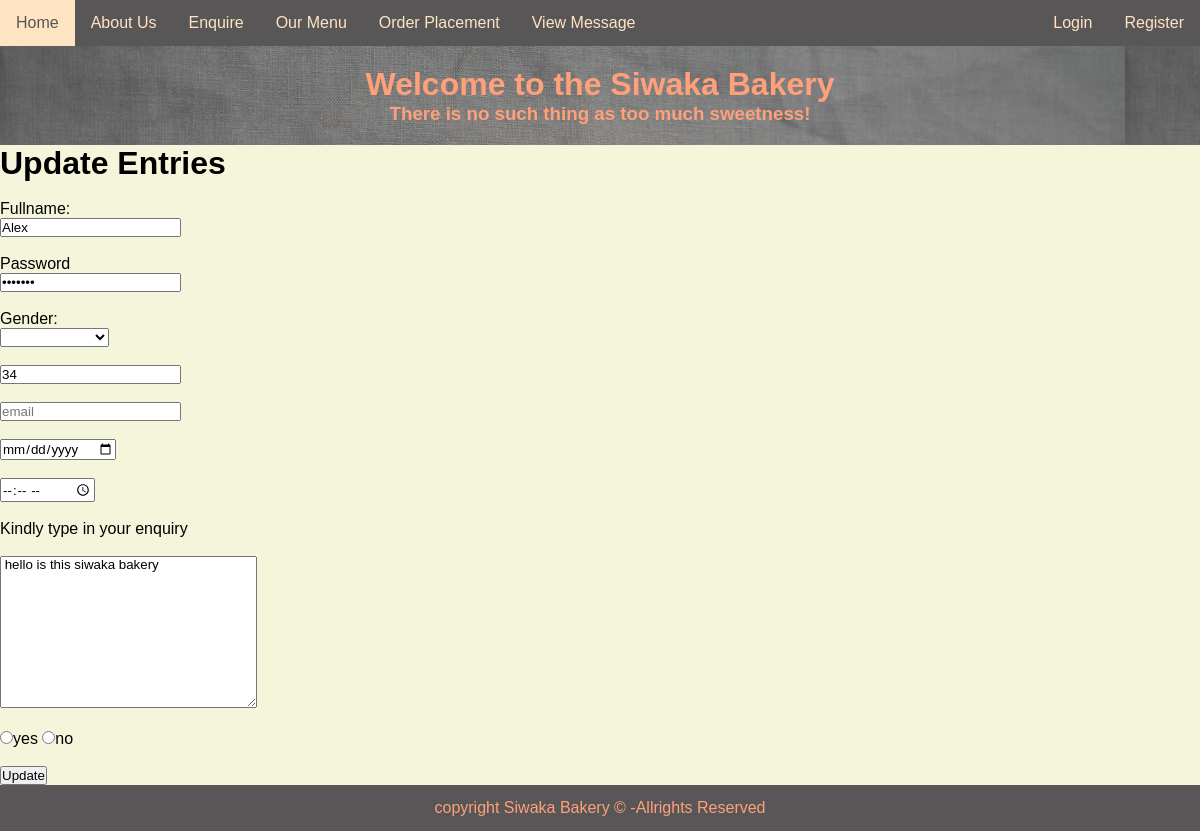
Page /edit_msg.php?messageId=2 on the committed database.
### tables this page shows
CREATE TABLE IF NOT EXISTS `messages` (
  `messageId` bigint(10) NOT NULL AUTO_INCREMENT,
  `sender_name` varchar(50) DEFAULT NULL,
  `user_password` varchar(60) DEFAULT NULL,
  `sender_age` bigint(50) DEFAULT NULL,
  `sender_email` varchar(50) DEFAULT NULL,
  `gender` varchar(30) DEFAULT NULL,
  `text_message` text DEFAULT NULL,
  `datecreated` datetime DEFAULT current_timestamp(),
  `dateupdated` datetime DEFAULT current_timestamp() ON UPDATE current_timestamp(),
  PRIMARY KEY (`messageId`)
);

### edit_msg.php (the view, shortened to what this page needs)
<?php
require_once("includes/dbconnect.php");
 include_once("template/heading.php");
 include_once("template/nav.php");
 include_once("template/banner.php");
 $messageId=$_GET["messageId"];
 $spot_msg = "SELECT * FROM `messages`WHERE messageId='$messageId' LIMIT 1";
 $spot_msg_res = $conn->query($spot_msg);
 $spot_msg_row = $spot_msg_res->fetch_assoc();
?>
    <h1>Update Entries </h1><br>
    <form action="<?php print htmlspecialchars($_SERVER["PHP_SELF"])?>"method="POST">
        <label for="txt">Fullname:</label><br>
        <input type="text" id="txt"
        placeholder="Fullname" name="fullname" required value="<?php print $spot_msg_row["sender_name"];?>"><br><br>
        <label for="pwd">Password</label><br>
        <input type="password" id="pwd"
        placeholder="password" name="password" required value="<?php print $spot_msg_row["user_password"];?>"><br><br>
        <label for="sb">Gender:</label><br>
        <select name="subject_line" id="sb" required >
            <option value=<?php print $spot_msg_row["gender"];?>><?php print $spot_msg_row["gender"];?></option>
            <option value="Male">Male</option>
        </select><br><br>
        <input type="number"
        placeholder="age" name="age" required value="<?php print $spot_msg_row["sender_age"];?>"><br><br>
        <input type="email"
        placeholder="email" name="email_address" required value=" <?php print $spot_msg_row["sender_email"];?>"><br><br>
        <input type="date"
        placeholder="date of enquiry" name="date_enquiry" ><br><br>
        <input type="time"
        placeholder="time of enquiry" name="time_enquiry" ><br><br>
<label for="txt">Kindly type in your enquiry</label><br><br>
<textarea name="enquiry"id=" txt" cols="30" rows="10" required ><?php print $spot_msg_row["text_message"];?> </textarea><br><br>
<input name="label" type="radio" id="yes"><label for="yes">yes</label>
<input name="label" type="radio" id="no"><label for="no">no</label>
<br><br>
<input type="submit" name="update_message" value="Update">
    </form>
   <div class="footer">
        copyright Siwaka Bakery &copy; -Allrights Reserved
  </div>
</body>
</html>

### css/style.css (style rules this page uses)
body { background-color: beige; margin: 0; }
.footer { background-color: rgb(88, 86, 86); overflow: hidden; text-align: center; }

### css/style2.css (style rules this page uses)
.footer { background-color: rgb(88, 86, 86); overflow: hidden; text-align: center; padding: 10px 14px; text-decoration-color:lightsalmon; }

### css/style3.css (style rules this page uses)
.footer { padding: 14px 16px; color:lightsalmon; }
* { margin:0px; padding:0px; box-sizing: border-box; font-family: sans-serif; }
body { background-color: beige; }

### rows in the picture
messages: fullname "Alex", age "34", enquiry "hello is this siwaka bakery"
